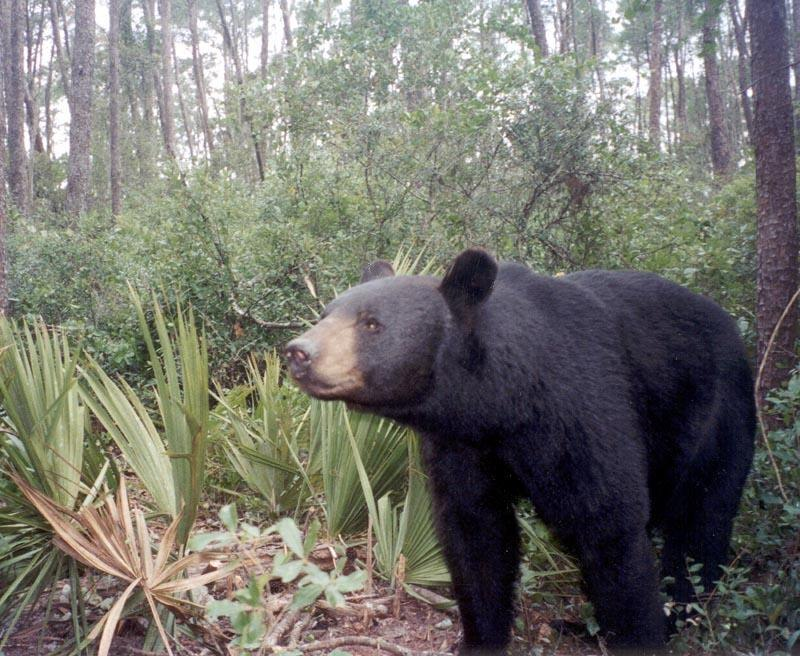
#> input picture imageprocessing/images/black_bear.jpg, 800 x 656 px
$ python testThreshold.py --iimage ../../../imageprocessing/images/black_bear.jpg
#> lines starting #> are read from the running program, lines starting #| are printed output that depends on the picture; after the words box and inside, x2 and y2 are one past the last pixel; in counts of white or black regions, pixels touching at a corner belong together
### sk8mini/awacs/detect/draw.py
'''
draw.py - library of drawing functions
'''

import cv2
import numpy as np
import copy
import math
import colorsys
import os

import model as mod

# [4 lines left out: function createImage, not called in this run]

def createMask(shape=(600,600), color=(0,0,0)):
	image = np.zeros(shape, np.uint8)
	return image

bgr_color_stack = {
	'white':    (255,255,255),
	'black':    (  0,  0,  0),
	'red':      (  0,  0,255),
	'blue':     (255,  0,  0),
	'green':    (  0,255,  0),
	'yellow':   (  0,255,255),
	'magenta':  (255,  0,255),
	'cyan':     (255,255,  0),
	'pink':     (128,128,255),
	'ltblue':   (255,128,128),
	'ltgreen':  (128,255,128),
	'ltyellow': (128,255,255),
	'ltcyan':   (255,255,128),
	'ltmagenta':(255,128,255),
	'brown':    (  0,128,128)
}

default_options = {
	"background": "image",   # image, black, white
	"format": "annotation",   # annotation, map
	"thickness_normal": 2,
	"thickness_selected": 4,
	"title": '',
}

# [41 lines left out: functions annotateImage, titleImage, not called in this run]

def showImage(*args, windowname='show', fps=0, grid=[1,1], screen=(1910,900)):
	img = stack(*args, grid=grid, screen=screen)
	cv2.imshow(windowname, img)
	delay = 0
	if fps:
		delay = round(1000/fps)
	key = cv2.waitKey(delay)
	#cv2.destroyAllWindows()
	return key

# [9 lines left out: function drawArrow, not called in this run]

def stack(*args, screen=(1910,900), grid=[1,1]):
	#  input images can be list or separate args, make it a list
	imglist = []
	if type(args[0]) is list:
		imglist = args[0]
	else:
		for img in args:
			imglist.append(img)

	# convert depth if necessary
	aray = []
	ndx = 0
	for img in imglist:
		if len(img.shape) < 3:
			gray = cv2.cvtColor(img, cv2.COLOR_GRAY2BGR)
			aray.append(gray)
		else:
			aray.append(img)
		ndx += 1

	# input dimensions
	cols, rows = grid
	screenwd, screenht = screen
	wd, ht = aray[0].shape[0:2]

	# adjust dimensions
	adjwd, adjht = wd, ht
	if screenwd < (cols * wd):
		adjwd = int(screenwd / cols)
		adjht = int((adjwd/wd) * ht)
	if screenht < (rows * adjht):
		adjht = int(screenht / rows)
		adjwd = int((adjht/ht) * wd)

	# shrink the images if necessary
	if adjwd > 0:
		bray = []
		for img in aray:
			resized = cv2.resize(img, dsize=[adjwd,adjht])
			bray.append(resized)
	else:
		bray = aray

	# put images in 2D array of rows and cols
	rcray = [ [0]*cols for i in range(rows)]
	ndx = 0
	for img in bray:
		nrow = math.floor(ndx / cols)
		ncol = ndx - (nrow * cols)
		rcray[nrow][ncol] = img
		ndx += 1

	# fill out the bottom row with blanks
	while ndx < cols * rows:
		ncol = ndx - (nrow * cols)
		rcray[nrow][ncol] = np.zeros((rcray[0][0].shape), np.uint8)
		ndx += 1

	# stack columns and rows
	horzimgs = []
	for row in rcray:
		rowimg = np.hstack( row)
		horzimgs.append(rowimg)
	imgOut = np.vstack(horzimgs)

	return imgOut

# [75 lines left out: functions HSVfromBGR, BGRfromHSV, overlayTransparent, not called in this run]


### sk8mini/awacs/detect/testThreshold.py
'''
testThreshold.py - test various threshold techniques

output is a mask, white on black, white is the foreground object

cv2.threshold is a one-way comparison, either above or below, not a range


'''
import cv2
import numpy as np
import os
import argparse

import detect
import draw


gargs = None

def main():
	global gargs
	iimage = 'photos/20231216-092941/00108.jpg'

	# get command-line parameters
	parser = argparse.ArgumentParser()
	parser.add_argument('-ii' ,'--iimage'    ,default=iimage        ,help='input image'        )
	parser.add_argument('-i' ,'--invert'    ,default=False  ,action='store_true'     ,help='input image'        )
	gargs = parser.parse_args()	# returns Namespace object, use dot-notation

	# input image file
	img = cv2.imread(gargs.iimage, cv2.IMREAD_UNCHANGED)
#> img is the input picture: shape (656, 800, 3); mean B, G, R 107.6, 114.4, 115
	if img is None:
		print('input image file not found')
		return

	if gargs.invert:
		# looking for black, values below a threshold of gray
		gray = cv2.cvtColor(img, cv2.COLOR_BGR2GRAY)
		blur = cv2.GaussianBlur(gray, (7, 7), 0)

		(T, tinv1) = cv2.threshold(blur, 230, 255, cv2.THRESH_BINARY_INV)
		(T, tinv2) = cv2.threshold(blur, 122, 255, cv2.THRESH_BINARY_INV)
		(T, tinv3) = cv2.threshold(blur,  50, 255, cv2.THRESH_BINARY_INV)

		(T, totsu) = cv2.threshold(blur, 0, 255, cv2.THRESH_BINARY_INV | cv2.THRESH_OTSU)

		amean = cv2.adaptiveThreshold(blur, 255, cv2.ADAPTIVE_THRESH_MEAN_C,     cv2.THRESH_BINARY_INV, 21, 3)
		agaus = cv2.adaptiveThreshold(blur, 255, cv2.ADAPTIVE_THRESH_GAUSSIAN_C, cv2.THRESH_BINARY_INV, 21, 4)
	else:
		# inverted, looking for white, values above a threshhold of gray
		gray = cv2.cvtColor(img, cv2.COLOR_BGR2GRAY)
		blur = cv2.GaussianBlur(gray, (7, 7), 0)

		(T, tinv1) = cv2.threshold(blur, 119, 255, cv2.THRESH_BINARY)
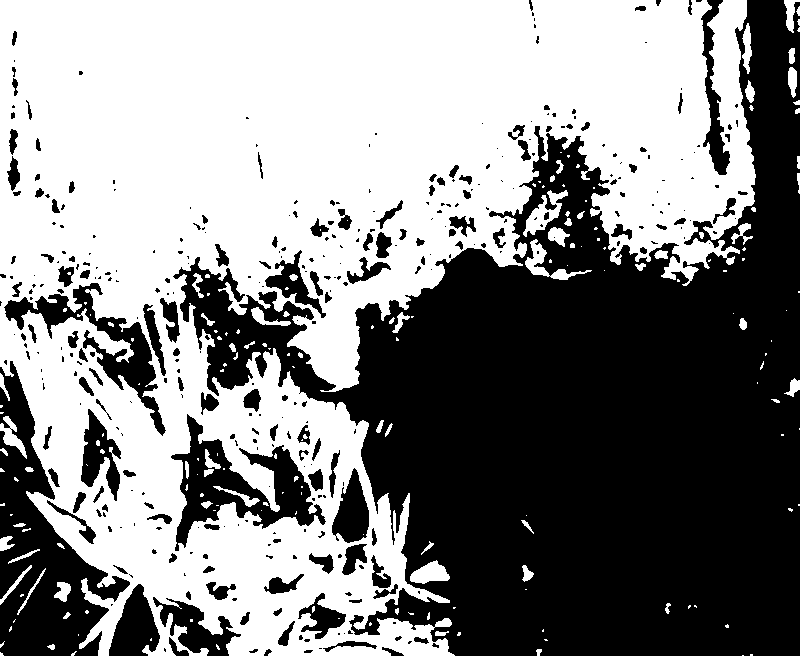
#> tinv1: shape (656, 800); 53.3% white; 374 black regions (231 under 20 px), largest, box (x1, y1, x2, y2) and area: (173, 0, 800, 656) 191519, (0, 361, 130, 656) 15770, (171, 414, 326, 551) 7261
		(T, tinv2) = cv2.threshold(blur, 143, 255, cv2.THRESH_BINARY)
#> tinv2: shape (656, 800); 34.8% white; 345 white regions (216 under 20 px), largest, box (x1, y1, x2, y2) and area: (0, 0, 706, 319) 118838, (27, 313, 453, 656) 33408, (288, 220, 459, 383) 5911
		(T, tinv3) = cv2.threshold(blur, 173, 255, cv2.THRESH_BINARY)
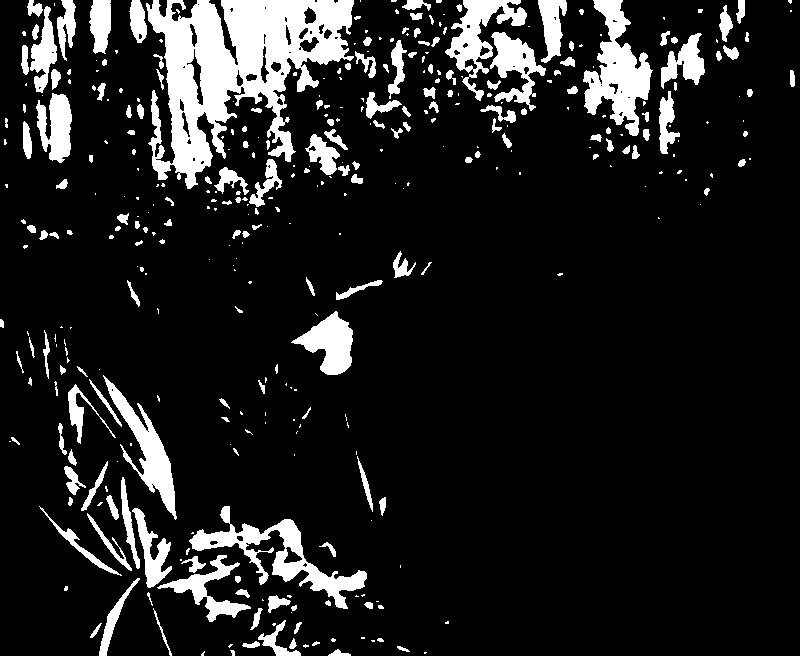
#> tinv3: shape (656, 800); 12.3% white; 383 white regions (204 under 20 px), largest, box (x1, y1, x2, y2) and area: (146, 0, 354, 189) 19179, (583, 0, 653, 136) 4430, (189, 506, 367, 609) 4101

		(T, totsu) = cv2.threshold(blur, 0, 255, cv2.THRESH_BINARY | cv2.THRESH_OTSU)
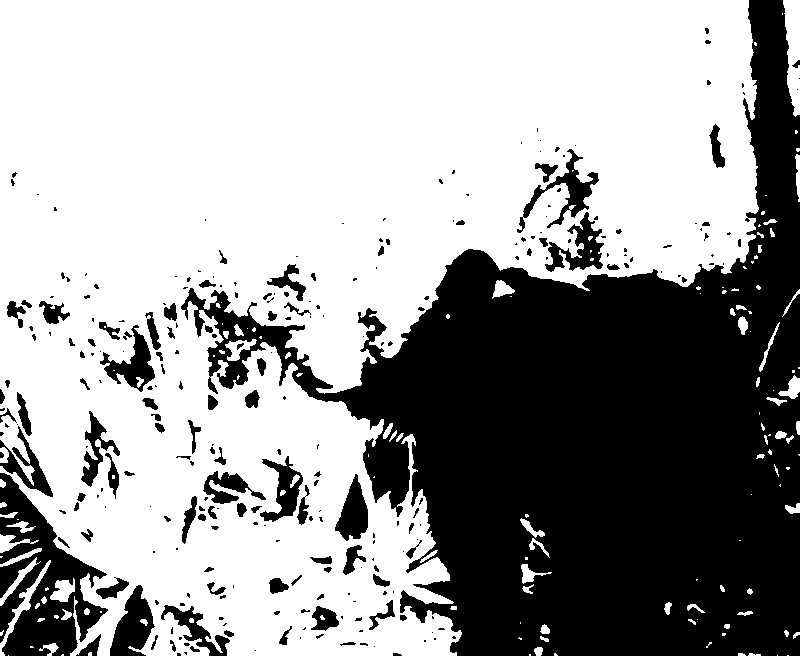
#> totsu: shape (656, 800); 62.5% white; 272 black regions (164 under 20 px), largest, box (x1, y1, x2, y2) and area: (181, 0, 800, 656) 165054, (0, 473, 108, 656) 9597, (110, 585, 155, 656) 1813
#> T = 101

		amean = cv2.adaptiveThreshold(blur, 255, cv2.ADAPTIVE_THRESH_MEAN_C,     cv2.THRESH_BINARY, 21, 3)
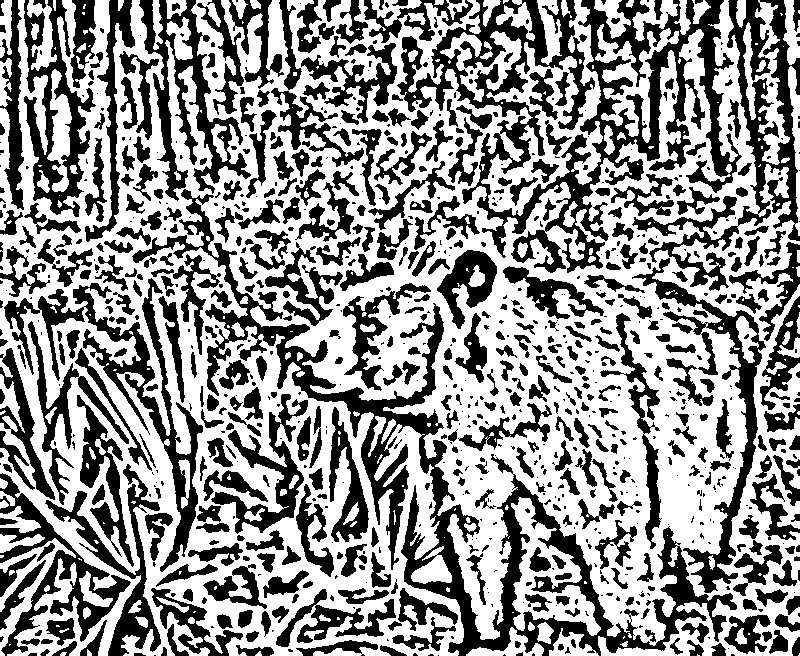
#> amean: shape (656, 800); 57.5% white; 909 black regions (439 under 20 px), largest, box (x1, y1, x2, y2) and area: (132, 189, 737, 656) 26892, (397, 0, 742, 273) 26884, (632, 0, 800, 291) 9435
		agaus = cv2.adaptiveThreshold(blur, 255, cv2.ADAPTIVE_THRESH_GAUSSIAN_C, cv2.THRESH_BINARY, 21, 4)
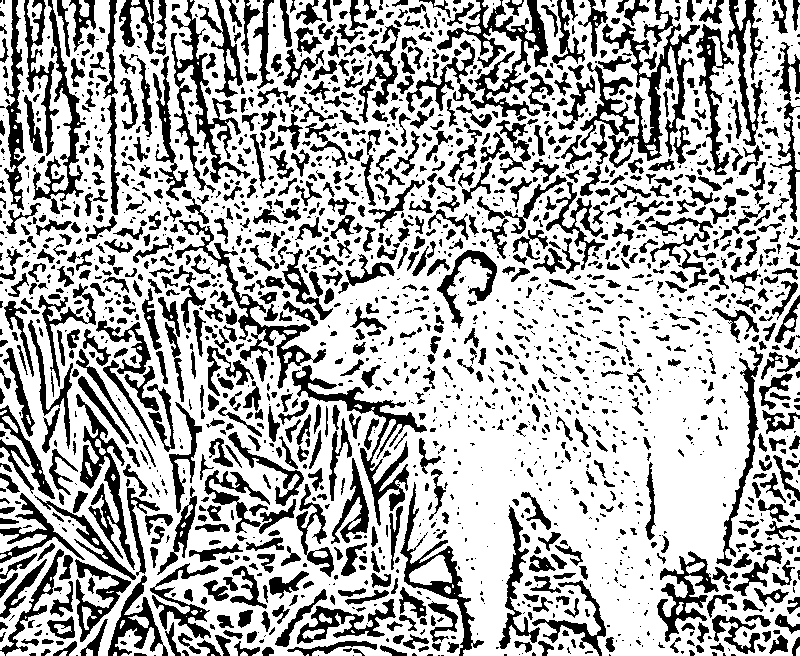
#> agaus: shape (656, 800); 68.3% white; 2033 black regions (1037 under 20 px), largest, box (x1, y1, x2, y2) and area: (580, 0, 700, 168) 4969, (406, 0, 548, 121) 4661, (292, 365, 427, 526) 3176

	draw.showImage(img, blur, tinv1, tinv2, tinv3, totsu, amean, agaus)
#> after the loop in stack, `for img in imglist:`: aray = 8 items; ndx = 8
#> the loop in stack, `for img in aray:` made 8 passes
#> pass 1, in stack, `resized = cv2.resize(img, dsize=[adjwd,adjht])`:
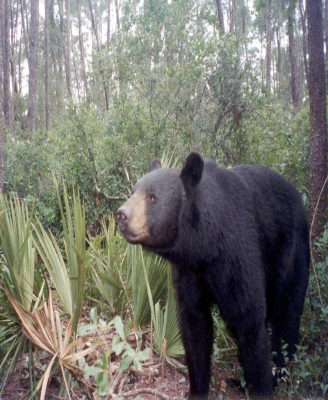
#> resized: shape (800, 656, 3) (shown at 1/2 size); mean B, G, R 107.5, 114.3, 114.9
#> pass 3, in stack, `resized = cv2.resize(img, dsize=[adjwd,adjht])`:
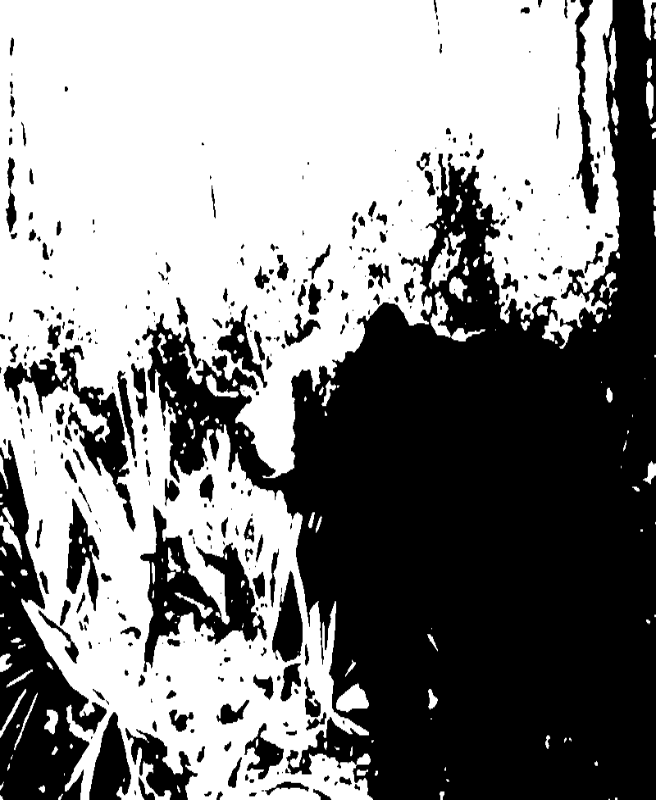
#> resized: shape (800, 656, 3); min 0, max 255, mean 135.8
#> after the loop in stack, `for img in aray:`: bray = 8 items
#> the loop in stack, `for img in bray:` made 2 passes
#> (nrow, ncol, ndx) on pass 1: (0, 0, 1)
#> after the loop in stack, `for img in bray:`: ndx = 1; rcray = 1 item

if __name__ == "__main__":
#> (the run stopped early here; a loop or call above may not have finished)

$ run again, on imageprocessing/images/city_0.jpg
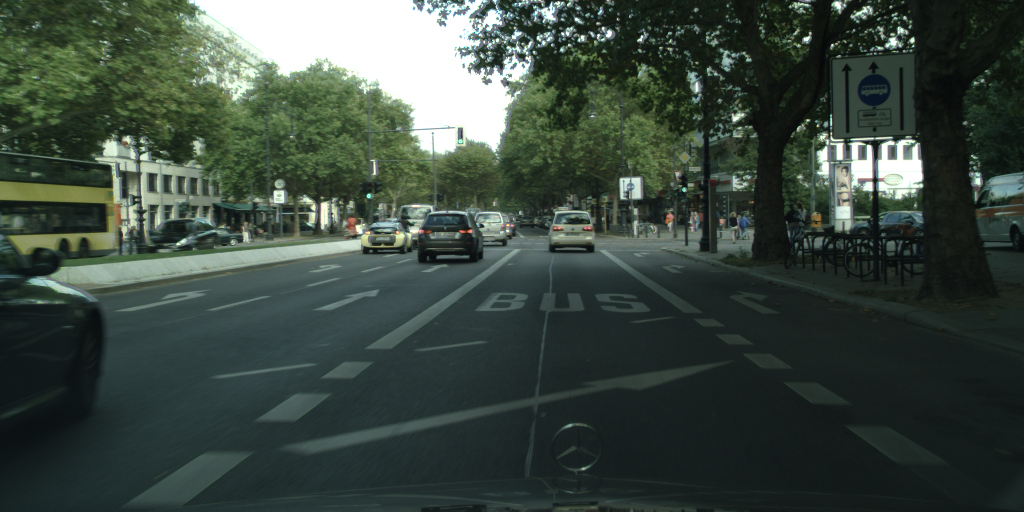
#> input picture imageprocessing/images/city_0.jpg, 1024 x 512 px
#> in main, img is the input picture: shape (512, 1024, 3); mean B, G, R 63.6, 72.1, 59.3
#> in main, `(T, tinv1) = cv2.threshold(blur, 119, 255, cv2.THRESH_BINARY)`:
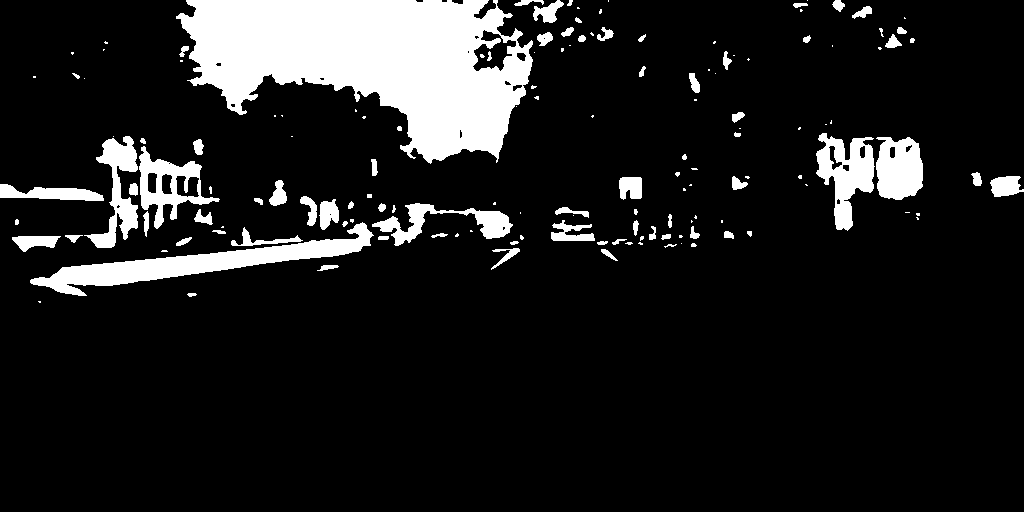
#> tinv1: shape (512, 1024); 12% white; 149 white regions (70 under 20 px), largest, box (x1, y1, x2, y2) and area: (176, 0, 533, 164) 35212, (30, 222, 374, 296) 6408, (816, 133, 875, 231) 2982
#> tinv2: shape (512, 1024); 9.3% white; 104 white regions (51 under 20 px), largest, box (x1, y1, x2, y2) and area: (183, 0, 532, 157) 31520, (53, 224, 371, 284) 4938, (877, 138, 923, 200) 2146
#> tinv3: shape (512, 1024); 7.1% white; 85 white regions (35 under 20 px), largest, box (x1, y1, x2, y2) and area: (186, 0, 531, 155) 28222, (878, 140, 922, 199) 1841, (169, 232, 369, 267) 1744
#> totsu: shape (512, 1024); 10.7% white; 124 white regions (63 under 20 px), largest, box (x1, y1, x2, y2) and area: (177, 0, 533, 160) 33502, (30, 223, 372, 296) 5959, (876, 137, 923, 200) 2315
#> T = 128
#> amean: shape (512, 1024); 68.2% white; 401 black regions (214 under 20 px), largest, box (x1, y1, x2, y2) and area: (0, 0, 946, 420) 91438, (546, 250, 754, 356) 5633, (216, 250, 548, 387) 5281
#> agaus: shape (512, 1024); 79.8% white; 754 black regions (386 under 20 px), largest, box (x1, y1, x2, y2) and area: (467, 0, 765, 262) 14066, (0, 107, 416, 290) 12517, (777, 59, 933, 286) 8960
#> after the loop in stack, `for img in imglist:`: aray = 8 items; ndx = 8
#> the loop in stack, `for img in aray:` made 8 passes
#> pass 3, in stack, `resized = cv2.resize(img, dsize=[adjwd,adjht])`:
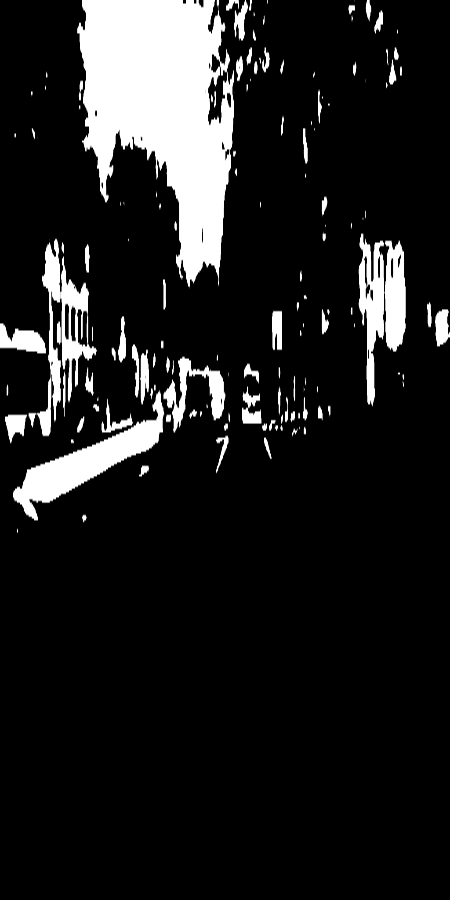
#> resized: shape (900, 450, 3); min 0, max 255, mean 30.5
#> after the loop in stack, `for img in aray:`: bray = 8 items
#> the loop in stack, `for img in bray:` made 2 passes
#> (nrow, ncol, ndx) on pass 1: (0, 0, 1)
#> after the loop in stack, `for img in bray:`: ndx = 1; rcray = 1 item

$ run again, on imageprocessing/images/trail_0.jpg
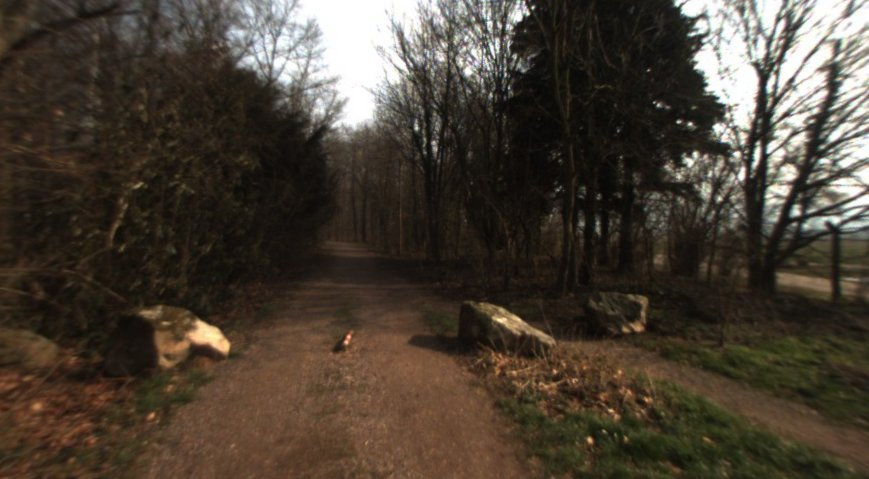
#> input picture imageprocessing/images/trail_0.jpg, 869 x 479 px
#> in main, img is the input picture: shape (479, 869, 3); mean B, G, R 52.7, 63.9, 73.4
#> in main, `(T, tinv1) = cv2.threshold(blur, 119, 255, cv2.THRESH_BINARY)`:
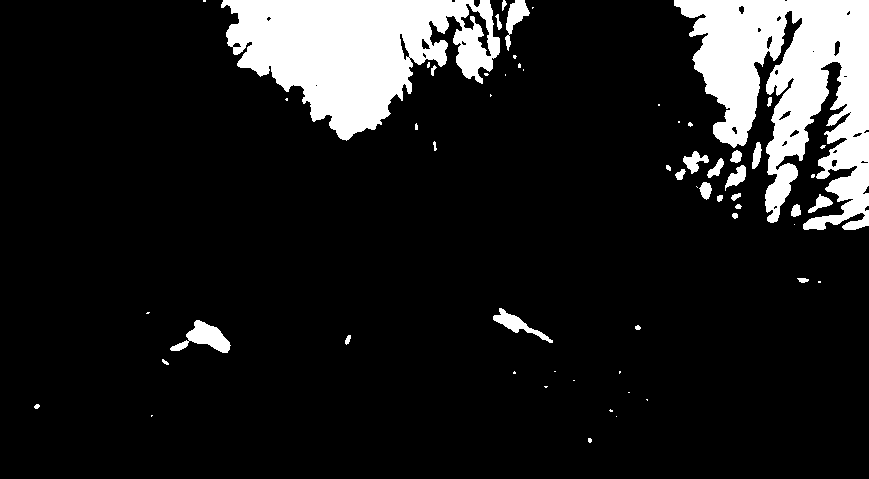
#> tinv1: shape (479, 869); 12.4% white; 60 white regions (31 under 20 px), largest, box (x1, y1, x2, y2) and area: (674, 0, 869, 230) 24875, (221, 0, 500, 141) 22614, (170, 320, 231, 353) 901
#> tinv2: shape (479, 869); 10.5% white; 61 white regions (28 under 20 px), largest, box (x1, y1, x2, y2) and area: (674, 0, 869, 174) 18485, (227, 0, 450, 138) 17756, (819, 133, 869, 170) 939
#> tinv3: shape (479, 869); 8.3% white; 64 white regions (22 under 20 px), largest, box (x1, y1, x2, y2) and area: (241, 0, 445, 131) 14355, (675, 0, 783, 129) 6683, (767, 0, 869, 172) 6408
#> totsu: shape (479, 869); 12% white; 57 white regions (29 under 20 px), largest, box (x1, y1, x2, y2) and area: (674, 0, 869, 230) 24121, (221, 0, 500, 140) 20722, (453, 24, 493, 84) 1298
#> T = 124
#> amean: shape (479, 869); 64.1% white; 828 black regions (358 under 20 px), largest, box (x1, y1, x2, y2) and area: (638, 0, 869, 318) 29075, (383, 0, 533, 267) 8696, (423, 144, 693, 352) 7930
#> agaus: shape (479, 869); 80.6% white; 1513 black regions (931 under 20 px), largest, box (x1, y1, x2, y2) and area: (648, 0, 869, 301) 19035, (382, 0, 491, 202) 4952, (224, 0, 327, 108) 2948
#> after the loop in stack, `for img in imglist:`: aray = 8 items; ndx = 8
#> the loop in stack, `for img in aray:` made 8 passes
#> pass 3, in stack, `resized = cv2.resize(img, dsize=[adjwd,adjht])`:
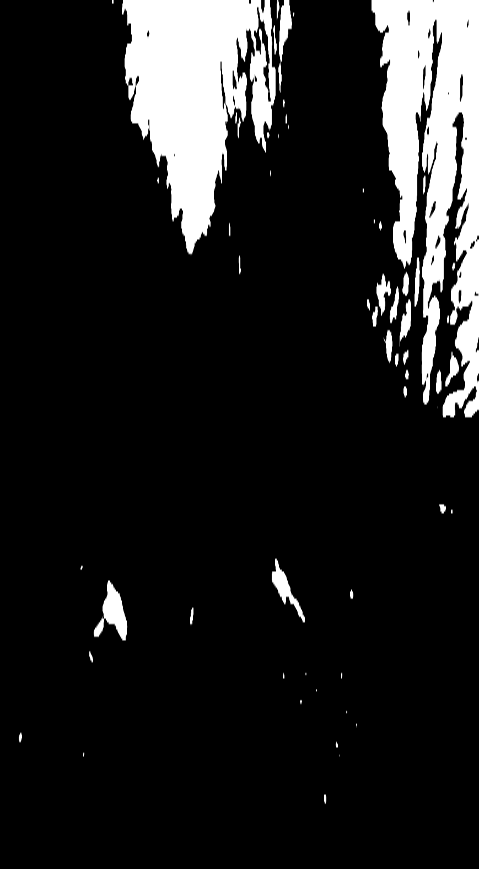
#> resized: shape (869, 479, 3); min 0, max 255, mean 31.6
#> after the loop in stack, `for img in aray:`: bray = 8 items
#> the loop in stack, `for img in bray:` made 2 passes
#> (nrow, ncol, ndx) on pass 1: (0, 0, 1)
#> after the loop in stack, `for img in bray:`: ndx = 1; rcray = 1 item
